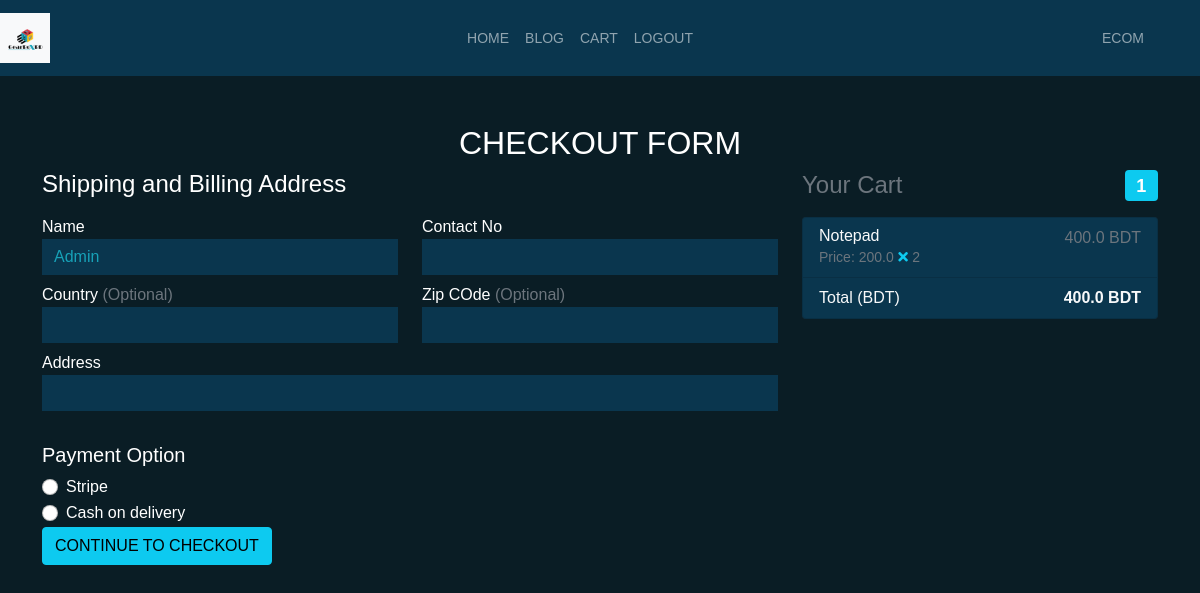
The app's page /checkout/ (signed in) with its own data.
### ecom/models.py (models this page shows, shortened)
class Order(models.Model):
    user = models.ForeignKey(User, on_delete=models.CASCADE)
    cart_products = models.ManyToManyField(Cart, related_name='cart')
    order_status = models.BooleanField(default=False)
    order_date = models.DateTimeField(blank=True, null=True)
    order_address = models.ForeignKey('Address', on_delete=models.SET_NULL, blank=True, null=True)
    def get_total_price(self):
        total = 0
        for product in self.cart_products.all():
            total += product.total_price()
        return total
    class Meta:
        ordering = ['-order_date']

class Cart(models.Model):
    user = models.ForeignKey(User, models.CASCADE)
    status = models.CharField(max_length=50, default='pending')
    products = models.ForeignKey(Product, models.CASCADE)
    quantity = models.PositiveIntegerField(default=1)
    def total_price(self):
        return self.products.price * self.quantity

class Product(models.Model):
    title = models.CharField(max_length=200)
    slug = models.SlugField(blank=True, null=True)
    description = models.TextField()
    price = models.FloatField()
    stock = models.PositiveIntegerField()
    image = models.ImageField(upload_to='ecom/photos')
    category = models.CharField(max_length=100, blank=True, null=True)

### ecom/views.py (the view, shortened to what this page needs)
# urls.py: path('checkout/', Checkout.as_view(), name='checkout'),
class Checkout(LoginRequiredMixin, View):
    def get(self, *args, **kwargs):
        form = BillingForm()
        try:
            cart = Order.objects.get(user=self.request.user, order_status=False)
        except:
            raise Http404
        else:
            context = {'objects': cart, 'form': form}
        return render(self.request, 'ecom/checkout.html', context)

### ecom/forms.py
class BillingForm(forms.Form):
    customer_name = forms.CharField(widget=forms.TextInput(attrs={'class': 'form-control'}))
    contact_no = forms.CharField(widget=forms.NumberInput(attrs={'class': 'form-control'}))
    street_address = forms.CharField(widget=forms.TextInput(attrs={'class': 'form-control'}))
    country = forms.CharField(widget=forms.TextInput(attrs={'class': 'form-control'}))
    zip = forms.CharField(widget=forms.TextInput(attrs={'class': 'form-control'}))
    payment = forms.ChoiceField(widget=forms.RadioSelect(), choices=PAYMENT_CHOICES)

### ecom/templates/ecom/checkout.html (shortened to what this page needs)
{% extends 'base.html' %}
{% block content %}
<div class="container">
    <div class="text-center">
        <h2 class="text-uppercase">Checkout form</h2>
    </div>
    <div class="row">
        <div class="col-md-4 order-md-2 mb-4">
            <h4 class="d-flex justify-content-between align-items-center mb-3">
                <span class="text-muted">Your Cart</span>
                <span class="badge bg-info badge-pill">{{ objects.cart_products.count }}</span>
            </h4>
            <ul class="list-group mb-3 bg-dark">
                {% for item in objects.cart_products.all %}
                <li class="list-group-item d-flex justify-content-between text-light lh-condensed"
                    style="background-color:#0a364e;">
                    <div>
                        <h6 class="my-0">{{ item.products.title }}</h6>
                        <small class="text-muted">Price: {{ item.products.price }}</small>
                        <small><i class="fas fa-times text-info"></i></small>
                        <small class="text-muted">{{ item.quantity }}</small>
                    </div>
                    <span class="text-muted">{{ item.total_price }} BDT</span>
                </li>
                {% endfor %}
                <li class="list-group-item d-flex justify-content-between text-light" style="background-color:#0a364e;">
                    <span>Total (BDT)</span>
                    <strong>{{ objects.get_total_price }} BDT</strong>
                </li>
            </ul>
        </div>
        <div class="col-md-8 order-md-1 form-group">
            <h4 class="mb-3">Shipping and Billing Address</h4>
            <form action="" method="post">
                <div class="row">
                    <div class="col-md-6 mb-2">
                        <label for="Name">Name</label>
                        <input type="text" class="form-control" name="customer_name" id="Name" placeholder=""
                               value="{{ user.first_name }}"
                               required>
                    </div>
                    <div class="col-md-6 mb-2">
                        <label for="num">Contact No</label>
                        {{ form.contact_no }}
                    </div>
                </div>
                <div class="row">
                    <div class="col-md-6 mb-2">
                        <label for="country">Country <span class="text-muted">(Optional)</span></label>
                        {{ form.country }}
                    </div>
                    <div class="col-md-6 mb-2">
                        <label>Zip COde <span class="text-muted">(Optional)</span></label>
                        {{ form.zip }}
                    </div>
                </div>
                <div class="mb-2">
                    <label>Address</label>
                    {{ form.street_address }}
                </div>
                <br>
                <h5>Payment Option</h5>
                {% for value, name in form.fields.payment.choices %}
                <div class="form-check">
                    <input class="form-check-input" type="radio" name="payment" id="{{ name }}"
                           value="{{ value }}">
                    <label class="form-check-label" for="{{ name }}">
                        {{ name }}
                    </label>
                </div>
                {% endfor %}
                        <button class="btn mb-3 btn-info btn-block text-uppercase" type="submit">Continue to checkout
                        </button>
            </form>
        </div>
    </div>
</div>
{% endblock %}

### templates/base.html (shortened to what this page needs)
<!doctype html>
{% load staticfiles %}
<html lang="en">
<head>
    <link href="https://cdn.jsdelivr.net/npm/bootstrap@5.0.2/dist/css/bootstrap.min.css" rel="stylesheet"
>
    <link rel="stylesheet" href="{% static 'css/all.css' %}">
    <link rel="stylesheet" href="{% static 'css/custom.css' %}">
</head>
<body>
<nav class="navbar navbar-expand-lg navbar-dark" style="background:#0a364e;">
    <a class="navbar-brand text-uppercase" href="{% url 'products:product_list' %}">
        <img class="bg-light img-fluid" src="{% static 'img/gbox.png' %}" height="50" width="50" alt="">
    </a>
    <div class="collapse navbar-collapse" id="down">
        <ul class="navbar-nav mx-auto text-uppercase">
            <li class="nav-item active">
                <a class="nav-link" href="{% url 'products:product_list' %}">Home <span class="sr-only">(current)</span></a>
            </li>
            <li class="nav-item">
                <a class="nav-link" href="{% url 'blog:blog' %}">Blog</a>
            </li>
            {% if user.is_authenticated %}
            <li class="nav-item">
                <a class="nav-link" href="{% url 'products:cart' %}">CART</a>
            </li>
            <li class="nav-item">
                <a class="nav-link" href="{% url 'accounts:logout' %}">Logout</a>
            </li>
            {% endif %}
        </ul>
        {% if user.is_authenticated %}
        <div class="d-flex me-5">
            <ul class="navbar-nav ">
                <li class="nav-item">
                    <a href="{% url 'accounts:profile_view' username=user.username pk=user.pk %}"
                       class="nav-link text-uppercase" title="View Profile">
                        {{ user.username }}
                    </a>
                </li>
            </ul>
        </div>
        {% endif %}
    </div>
</nav>
<div class="container">
    <div class="row mt-5">
        {% block content %}{% endblock %}
    </div>
</div>
</body>
</html>

### static/css/all.css (style rules this page uses)
.fa, .fas, .far, .fal, .fad, .fab { -moz-osx-font-smoothing: grayscale; -webkit-font-smoothing: antialiased; display: inline-block; font-style: normal; font-variant: normal; text-rendering: auto; line-height: 1; }
.fa-times:before { content: "\f00d"; }
.fa, .fas { font-family: 'Font Awesome 5 Free'; font-weight: 900; }

### static/css/custom.css (style rules this page uses)
* { margin:0; padding:0; }
body { background-color: #0a1d25; color:white; font-family: 'Montserrat', sans-serif; }
nav li { list-style: none; display: inline-block; }
nav li a { text-decoration: none; position: relative; display: block; overflow: hidden; transition: 0.7s all; padding: 14px 30px; }
nav li a:before { content: ''; width: 60px; position: absolute; border-bottom: 2px solid #17a2b8; bottom: 0; right: 350px; transition: 0.7s all; }
.nav-link { font-size: 14px; }
.form-control { border: none; border-radius: 0; background: transparent; outline: none; }
.form-control { background-color: #0a364e; color: #17a2b8; }

### records on screen
Order: cart_products.count "1", get_total_price "400.0"
Cart: products "Notepad", products.price "200.0", quantity "2", total_price "400.0"

### other values on screen
{{ user.username }} "ECOM"
{{ name }} "Stripe" "Cash on delivery"
